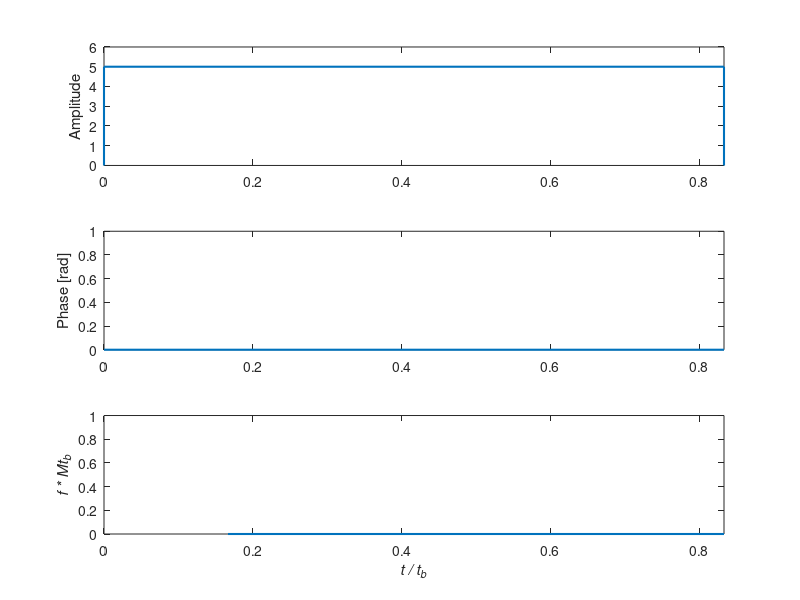
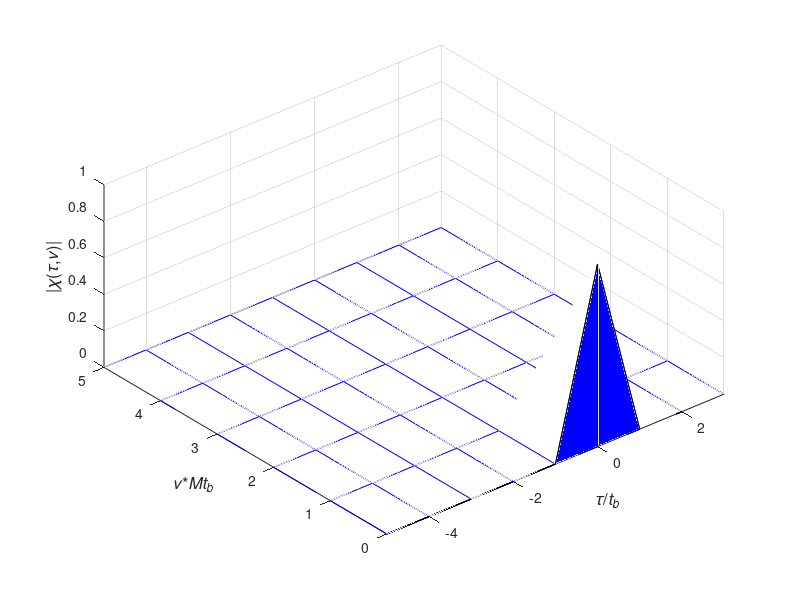

The MATLAB source for these figures, in order:
% The matlab code plots the ambiguity function of a signal u_basic (row vector)
% The m-file returns a plot of quadrants 1 and 2 of the ambiguity function
% of a signal
% The ambiguity function is defined as:
%
% a(t,f) = abs ( sum i( u(k)*u'(i+t)*exp(j*2*pi*f*i) ) )
%
% The user is prompted for the signal data:
% u_basic is a row complex vector representing amplitude and phase
% f_basic is a corresponding frequency coding sequence
%
% The duration of each element is tb (total duration of the signal is
% tb*(m_basic-1))
%
% F is the maximal Doppler shift
% T is the maximal Delay
% K is the number of positive Doppler shifts (grid points)
% N is the number of delay shifts on each side (for a total of 2N+1 points)
% The code allows r samples within each bit
%
% Written by Eli Mozeson and Nadav Levanon, Dept. of EE-Systems, Tel Aviv
% University

clear all

% prompts for signal data
u_basic=input(' Signal elements (row complex vector, each element last tb sec) = ? ');

m_basic=length(u_basic);

fcode=input(' Allow frequency coding (yes=1, no=0) = ? ');

if fcode==1
    f_basic=input(' Frequency coding in units of 1/tb (row vector of same length) = ? ');
end

F=input(' Maximal Doppler shift for ambiguity plot [in units of 1/Mtb] (e.g., 1)= ? ');

K=input(' Number of Doppler grid points for calculation (e.g., 100) = ? ');

df=F/K/m_basic;

T=input(' Maximal Delay for ambiguity plot [in units of Mtb] (e.g., 1)= ? ');

N=input(' Number of delay grid points on each side (e.g. 100) = ? ');

sr=input(' Over sampling ratio (>=1) (e.g. 10)= ? ');

r=ceil(sr*(N+1)/T/m_basic);

if r==1
    dt=1;
    m=m_basic;
    uamp=abs(u_basic);
    phas=uamp*0;
    phas=angle(u_basic);
    if fcode==1
        phas=phas+2*pi*cumsum(f_basic);
    end
    uexp=exp(1j*phas);
    u=uamp.*uexp;
else % i.e., several samples within a bit
    dt=1/r; % interval between samples
    ud=diag(u_basic);
    ao=ones(r,m_basic);
    m=m_basic*r;
    u_basic=reshape(ao*ud,1,m); % u_basic with each element repeated r times
    uamp=abs(u_basic);
    phas=angle(u_basic);
    u=u_basic;
    if fcode==1
        ff=diag(f_basic);
        phas=2*pi*dt*cumsum(reshape(ao*ff,1,m))+phas;
        uexp=exp(1j*phas);
        u=uamp.*uexp;
    end
end

t=[0:r*m_basic-1]/r;

tscale1=[0 0:r*m_basic-1 r*m_basic-1]/r;

dphas=[NaN diff(phas)]*r/2/pi;

% plot the signal parameters
figure(1), clf, hold off

subplot(3,1,1)
plot(tscale1,[0 abs(uamp) 0],'linewidth',1.5)
ylabel(' Amplitude ')
axis([-inf inf 0 1.2*max(abs(uamp))])

subplot(3,1,2)
plot(t, phas,'linewidth',1.5)
axis([-inf inf -inf inf])
ylabel(' Phase [rad] ')

subplot(3,1,3)
plot(t,dphas*ceil(max(t)),'linewidth',1.5)
axis([-inf inf -inf inf])
xlabel(' \itt / t_b ')
ylabel(' \itf * Mt_b ')

% calculate a delay vector with N+1 points that spans from zero delay to
% ceil(T*t(m))
% notice that the delay vector does not have to be equally spaced but must
% have all
% entries as integer multiples of dt
dtau=ceil(T*m)*dt/N;
tau=round([0:1:N]*dtau/dt)*dt;

% calculate K+1 equally spaced grid points of Doppler axis with df spacing
f=[0:1:K]*df;

% duplicate Doppler axis to show also negative Doppler's (0 Doppler is
% calculated twice)
f=[-fliplr(f) f];

% calculate ambiguity function using sparse matrix manipulations (no loops)
% define a sparse matrix based on the signal samples u1 u2 u3 ... um
% with size m+ceil(T*m) by m (notice that u' is the conjugate transpose of u)
% where the top part is diagonal (u*) on the diagonal and the bottom part is a
% zero matrix
%
% [u1* 0 0 0 ... 0 ]
% [ 0 u2* 0 0 ... 0 ]
% [ 0 0 u3* 0 ... 0 ] m rows
% [. . . ]
% [. . . ]
% [ . 0 0 . ... um*]
% [0 0 ]
% [ . . ] N rows
% [ 0 0 0 0 ... 0 ]

mat1=spdiags(u',0,m+ceil(T*m),m);

% define a convolution sparse matrix based on the signal samples u1 u2 u3 ...
% um
% where each row is a time(index) shifted versions of u.
% each row is shifted tau/dt places from the first row
% the minimal shift (first row) is zero
% the maximal shift (last row) is ceil(T*m) places
% the total number of rows is N+1
% number of columns is m+ceil(T*m)

% for example, when tau/dt=[0 2 3 5 6] and N=4
%
% [u1 u2 u3 u4 ... ... um 0 0 0 0 0 0]
% [ 0 0 u1 u2 u3 u4 ... ... um 0 0 0 0]
% [ 0 0 0 u1 u2 u3 u4 ... ... um 0 0 0]
% [ 0 0 0 0 0 u1 u2 u3 u4 ... ... um 0]
% [ 0 0 0 0 0 0 u1 u2 u3 u4 ... ... um]

% define a row vector with ceil(T*m)+m+ceil(T*m) places by padding u with zeros
% on both sides
u_padded=[zeros(1,ceil(T*m)),u,zeros(1,ceil(T*m))];

% define column indexing and row indexing vectors
cidx=[1:m+ceil(T*m)];
ridx=round(tau/dt)';

% define indexing matrix with Nused+1 rows and m+ceil(T*m) columns
% where each element is the index of the correct place in the padded version
% ofu
index = cidx(ones(N+1,1),:) + ridx(:,ones(1,m+ceil(T*m)));

% calculate matrix
mat2 = sparse(u_padded(index));

% calculate the ambiguity matrix for positive delays given by
%
% [u1 u2 u3 u4 ... ... um 0 0 0 0 0 0] [u1* 0 0 0 ... 0 ]
% [ 0 0 u1 u2 u3 u4 ... ... um 0 0 0 0] [ 0 u2* 0 0 ... 0 ]
% [ 0 0 0 u1 u2 u3 u4 ... ... um 0 0 0]*[ 0 0 u3* 0 ... 0 ]
% [ 0 0 0 0 0 u1 u2 u3 u4 ... ... um 0] [ . . . ]
% [ 0 0 0 0 0 0 u1 u2 u3 u4 ... ... um] [ . . . ]
% [ . 0 0 . ... um*]
% [0 0 ]
% [. . ]
% [0 0 0 0... 0 ]
%
% where there are m columns and N+1 rows and each element gives an element
% of multiplication between u and a time shifted version of u*. each row gives
% a different time shift of u* and each column gives a different entry in u.
%

uu_pos=mat2*mat1;
clear mat2 mat1

% calculate exponent matrix for full calculation of ambiguity function.
% The exponent
% matrix is 2*(K+1) rows by m columns where each row represents a possible
% Doppler and
% each column stands for a different place in u.

e=exp(-1j*2*pi*f'*t);

% calculate ambiguity function for positive delays by calculating the integral
% for each
% possible delay and Doppler over all entries in u.
% a_pos has 2*(K+1) rows (Doppler) and N+1 columns (Delay)
a_pos=abs(e*uu_pos');

% normalize ambiguity function to have a maximal value of 1
a_pos=a_pos/max(max(a_pos));

% use the symmetry properties of the ambiguity function to transform the
% negative Doppler
% positive delay part to negative delay, positive Doppler
a=[flipud(conj(a_pos(1:K+1,:))) fliplr(a_pos(K+2:2*K+2,:))];

% define new delay and Doppler vectors
delay=[-fliplr(tau) tau];
freq=f(K+2:2*K+2)*ceil(max(t));

% excludes the zero Delay that was taken twice
delay=[delay(1:N) delay(N+2:2*N)];
a=a(:,[1:N,N+2:2*N]);

% plot the ambiguity function and autocorrelation cut
[amf amt]=size(a);

% create an all blue color map
cm=zeros(64,3);
cm(:,3)=ones(64,1);

figure(2), clf, hold off
mesh(delay, [0 freq], [zeros(1,amt);a])

hold on
surface(delay, [0 0], [zeros(1,amt);a(1,:)])

colormap(cm)
view(-40,50)
axis([-inf inf -inf inf 0 1])
xlabel(' {\it\tau}/{\itt_b}','Fontsize',12);
ylabel(' {\it\nu}*{\itMt_b}','Fontsize',12);
zlabel(' |{\it\chi}({\it\tau},{\it\nu})| ','Fontsize',12);
hold off